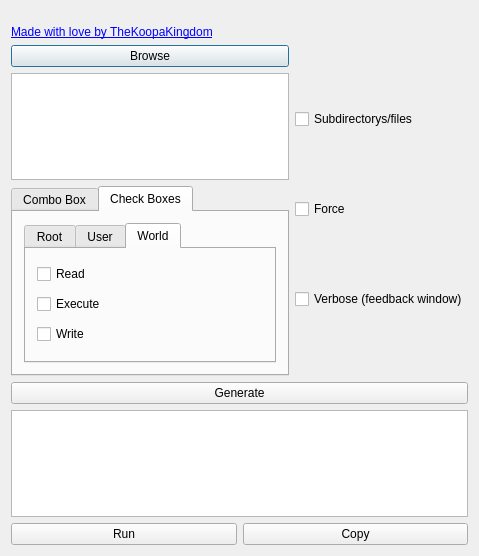
<?xml version="1.0" encoding="UTF-8"?>
<ui version="4.0">
 <class>Dialog</class>
 <widget class="QDialog" name="Dialog">
  <property name="geometry">
   <rect>
    <x>0</x>
    <y>0</y>
    <width>479</width>
    <height>556</height>
   </rect>
  </property>
  <property name="windowTitle">
   <string>Dialog</string>
  </property>
  <layout class="QVBoxLayout" name="verticalLayout_2">
   <item>
    <widget class="QLabel" name="credit">
     <property name="text">
      <string>&lt;html&gt;&lt;head/&gt;&lt;body&gt;&lt;p&gt;&lt;br/&gt;&lt;a href=&quot;https://github.com/TheKoopaKingdom/CHMOD-Generator&quot;&gt;&lt;span style=&quot; text-decoration: underline; color:#0000ff;&quot;&gt;Made with love by TheKoopaKingdom&lt;/span&gt;&lt;/a&gt;&lt;/p&gt;&lt;/body&gt;&lt;/html&gt;</string>
     </property>
     <property name="openExternalLinks">
      <bool>true</bool>
     </property>
    </widget>
   </item>
   <item>
    <layout class="QGridLayout" name="inputLay">
     <item row="0" column="0">
      <layout class="QVBoxLayout" name="browseLay">
       <item>
        <widget class="QPushButton" name="browse">
         <property name="toolTip">
          <string>&lt;html&gt;&lt;head/&gt;&lt;body&gt;&lt;p&gt;Control + B&lt;/p&gt;&lt;/body&gt;&lt;/html&gt;</string>
         </property>
         <property name="text">
          <string>Browse</string>
         </property>
        </widget>
       </item>
       <item>
        <widget class="QPlainTextEdit" name="pathOut">
         <property name="sizePolicy">
          <sizepolicy hsizetype="Expanding" vsizetype="Expanding">
           <horstretch>0</horstretch>
           <verstretch>0</verstretch>
          </sizepolicy>
         </property>
         <property name="verticalScrollBarPolicy">
          <enum>Qt::ScrollBarAsNeeded</enum>
         </property>
        </widget>
       </item>
      </layout>
     </item>
     <item row="0" column="1" rowspan="2">
      <layout class="QVBoxLayout" name="optionsLay">
       <item>
        <widget class="QCheckBox" name="sub">
         <property name="toolTip">
          <string>&lt;html&gt;&lt;head/&gt;&lt;body&gt;&lt;p&gt;Control + S&lt;/p&gt;&lt;/body&gt;&lt;/html&gt;</string>
         </property>
         <property name="text">
          <string>Subdirectorys/files</string>
         </property>
        </widget>
       </item>
       <item>
        <widget class="QCheckBox" name="force">
         <property name="toolTip">
          <string>&lt;html&gt;&lt;head/&gt;&lt;body&gt;&lt;p&gt;Control + F&lt;/p&gt;&lt;/body&gt;&lt;/html&gt;</string>
         </property>
         <property name="text">
          <string>Force</string>
         </property>
        </widget>
       </item>
       <item>
        <widget class="QCheckBox" name="verbose">
         <property name="toolTip">
          <string>&lt;html&gt;&lt;head/&gt;&lt;body&gt;&lt;p&gt;Control + V&lt;/p&gt;&lt;/body&gt;&lt;/html&gt;</string>
         </property>
         <property name="text">
          <string>Verbose (feedback window)</string>
         </property>
        </widget>
       </item>
      </layout>
     </item>
     <item row="1" column="0">
      <widget class="QTabWidget" name="permissionsTab">
       <property name="currentIndex">
        <number>1</number>
       </property>
       <widget class="QWidget" name="comBoxTab">
        <attribute name="title">
         <string>Combo Box</string>
        </attribute>
        <layout class="QVBoxLayout" name="verticalLayout">
         <item>
          <widget class="QLabel" name="rootText">
           <property name="text">
            <string>Root Access:</string>
           </property>
          </widget>
         </item>
         <item>
          <widget class="QComboBox" name="rootBox"/>
         </item>
         <item>
          <widget class="QLabel" name="userText">
           <property name="text">
            <string>User Access:</string>
           </property>
          </widget>
         </item>
         <item>
          <widget class="QComboBox" name="userBox"/>
         </item>
         <item>
          <widget class="QLabel" name="worldText">
           <property name="text">
            <string>World Access:</string>
           </property>
          </widget>
         </item>
         <item>
          <widget class="QComboBox" name="worldBox"/>
         </item>
        </layout>
        <zorder>rootBox</zorder>
        <zorder>userText</zorder>
        <zorder>userBox</zorder>
        <zorder>worldBox</zorder>
        <zorder>worldText</zorder>
        <zorder>rootText</zorder>
       </widget>
       <widget class="QWidget" name="cheBoxTab">
        <attribute name="title">
         <string>Check Boxes</string>
        </attribute>
        <layout class="QVBoxLayout" name="verticalLayout_3">
         <item>
          <widget class="QTabWidget" name="cheBoxTabs">
           <property name="currentIndex">
            <number>2</number>
           </property>
           <widget class="QWidget" name="rootTab">
            <attribute name="title">
             <string>Root</string>
            </attribute>
            <layout class="QVBoxLayout" name="verticalLayout_4">
             <item>
              <widget class="QCheckBox" name="rReadBox">
               <property name="text">
                <string>Read</string>
               </property>
              </widget>
             </item>
             <item>
              <widget class="QCheckBox" name="rWriteBox">
               <property name="text">
                <string>Write</string>
               </property>
              </widget>
             </item>
             <item>
              <widget class="QCheckBox" name="rExeBox">
               <property name="text">
                <string>Execute</string>
               </property>
              </widget>
             </item>
            </layout>
           </widget>
           <widget class="QWidget" name="userTab">
            <attribute name="title">
             <string>User</string>
            </attribute>
            <layout class="QVBoxLayout" name="verticalLayout_5">
             <item>
              <widget class="QCheckBox" name="uReadBox">
               <property name="text">
                <string>Read</string>
               </property>
              </widget>
             </item>
             <item>
              <widget class="QCheckBox" name="uExeBox">
               <property name="text">
                <string>Execute</string>
               </property>
              </widget>
             </item>
             <item>
              <widget class="QCheckBox" name="uWriteBox">
               <property name="text">
                <string>Write</string>
               </property>
              </widget>
             </item>
            </layout>
           </widget>
           <widget class="QWidget" name="worldTab">
            <attribute name="title">
             <string>World</string>
            </attribute>
            <layout class="QVBoxLayout" name="verticalLayout_6">
             <item>
              <widget class="QCheckBox" name="wReadBox">
               <property name="text">
                <string>Read</string>
               </property>
              </widget>
             </item>
             <item>
              <widget class="QCheckBox" name="wExeBox">
               <property name="text">
                <string>Execute</string>
               </property>
              </widget>
             </item>
             <item>
              <widget class="QCheckBox" name="wWriteBox">
               <property name="text">
                <string>Write</string>
               </property>
              </widget>
             </item>
            </layout>
           </widget>
          </widget>
         </item>
        </layout>
       </widget>
      </widget>
     </item>
    </layout>
   </item>
   <item>
    <layout class="QVBoxLayout" name="outputLay">
     <item>
      <widget class="QPushButton" name="gen">
       <property name="toolTip">
        <string>&lt;html&gt;&lt;head/&gt;&lt;body&gt;&lt;p&gt;Control + G&lt;/p&gt;&lt;/body&gt;&lt;/html&gt;</string>
       </property>
       <property name="text">
        <string>Generate</string>
       </property>
      </widget>
     </item>
     <item>
      <widget class="QPlainTextEdit" name="output">
       <property name="maximumSize">
        <size>
         <width>16777215</width>
         <height>16777215</height>
        </size>
       </property>
       <property name="verticalScrollBarPolicy">
        <enum>Qt::ScrollBarAsNeeded</enum>
       </property>
       <property name="readOnly">
        <bool>true</bool>
       </property>
      </widget>
     </item>
     <item>
      <layout class="QHBoxLayout" name="copyRun">
       <item>
        <widget class="QPushButton" name="run">
         <property name="toolTip">
          <string>&lt;html&gt;&lt;head/&gt;&lt;body&gt;&lt;p&gt;Control + R&lt;/p&gt;&lt;/body&gt;&lt;/html&gt;</string>
         </property>
         <property name="text">
          <string>Run</string>
         </property>
        </widget>
       </item>
       <item>
        <widget class="QPushButton" name="copy">
         <property name="toolTip">
          <string>&lt;html&gt;&lt;head/&gt;&lt;body&gt;&lt;p&gt;Control + C&lt;/p&gt;&lt;/body&gt;&lt;/html&gt;</string>
         </property>
         <property name="text">
          <string>Copy</string>
         </property>
        </widget>
       </item>
      </layout>
     </item>
    </layout>
   </item>
  </layout>
 </widget>
 <layoutdefault spacing="6" margin="11"/>
 <tabstops>
  <tabstop>browse</tabstop>
  <tabstop>gen</tabstop>
  <tabstop>run</tabstop>
  <tabstop>copy</tabstop>
  <tabstop>pathOut</tabstop>
  <tabstop>userBox</tabstop>
  <tabstop>worldBox</tabstop>
  <tabstop>sub</tabstop>
  <tabstop>force</tabstop>
  <tabstop>verbose</tabstop>
  <tabstop>output</tabstop>
 </tabstops>
 <resources/>
 <connections/>
</ui>
